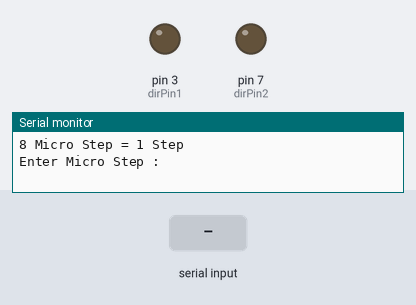
Recording of a sketch running on a simulated Arduino Uno, built with avr-gcc and run on an emulated ATmega328P. Shown: output pins drawn as LEDs (lit = HIGH), the last lines printed to the serial monitor. The test bench sets the inputs (shaded band). Pins used as bus, display or sensor lines are not drawn.

Above: at 1.2 s.
1.3 s: "90,45\n" received over Serial
At 1.7 s:
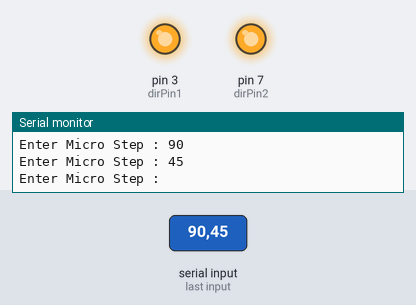
Timing chart, 0 to 4.3 s (numbered marks = the images above; inputs shaded):
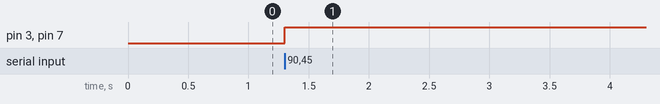

Measured:
- after the input at 1.3 s, pin 3 (dirPin1), pin 7 (dirPin2): LOW → HIGH at once

The sketch:

Stepping_moter_driver.ino
```cpp
// This code for stepping moter driver
// This for Module
// DIR_PIN  -> 3
// STEP_PIN -> 2

////////////////////// Config ///////////////////////

const int dirPin1     = 3;
const int stepperPin1 = 2;
const int dirPin2     = 7;
const int stepperPin2 = 6;

const int UsDelay     = 100;

String enter          = "Enter Micro Step : ";

////////////////////////////////////////////////////

void setup() {

  Serial.begin(115200);
  pinMode(dirPin1, OUTPUT);
  pinMode(stepperPin1, OUTPUT);
  pinMode(dirPin2, OUTPUT);
  pinMode(stepperPin2, OUTPUT);
  Serial.println("8 Micro Step = 1 Step");
  Serial.print(enter);

}

void step(boolean dir, int steps) {

  digitalWrite(dirPin1, dir);
  digitalWrite(dirPin2, dir);
  delay(50);
  for (int i = 0; i < steps; i++) {
    digitalWrite(stepperPin1, HIGH);
    digitalWrite(stepperPin2, HIGH);
    delayMicroseconds(UsDelay);
    digitalWrite(stepperPin1, LOW);
    digitalWrite(stepperPin2, LOW);
    delayMicroseconds(UsDelay);
  }

}

void loop() {

  if (Serial.available() > 0) {
    int temp = Serial.parseInt();
    if (temp != 0) {
      Serial.println(temp);
      if (temp > 0)
        step(true, temp);
      else
        step(false, abs(temp));
      Serial.print(enter);
    }
  }

}
```
